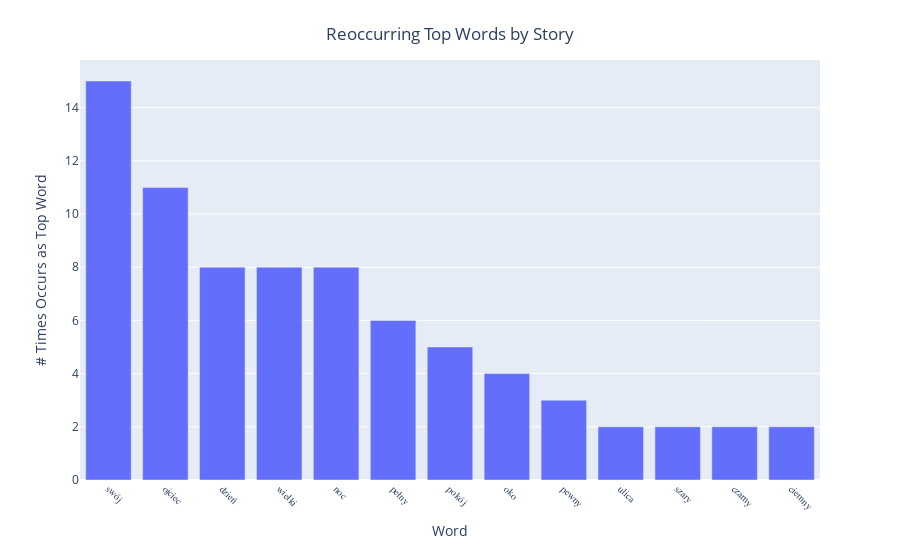

The cell this chart's notebook holds for it:
### Code cell
fig = px.bar(tw_df.sort_values(by='occurrence', ascending=False), x='word', y='occurrence')
fig.update_layout(
    title={
        'text': "Reoccurring Top Words by Story",
        'y':0.95,
        'x':0.50,
        'xanchor': 'center',
        'yanchor': 'top'
    })
fig.update_xaxes(title_text='Word', tickangle=45, tickfont=dict(family='Rockwell', size=10))
fig.update_yaxes(title_text='# Times Occurs as Top Word')
fig.show()

### Figure 1 — Plotly figure (JSON) as saved in the notebook; plotly's stock layout.template omitted (floating-point values rounded to 4 significant figures)
{"data": [{"alignmentgroup": "True", "hoverlabel": {"namelength": 0}, "hovertemplate": "word=%{x}<br>occurrence=%{y}", "legendgroup": "", "marker": {"color": "#636efa"}, "name": "", "offsetgroup": "", "orientation": "v", "showlegend": false, "textposition": "auto", "type": "bar", "x": ["swój", "ojciec", "dzień", "wielki", "noc", "pełny", "pokój", "oko", "pewny", "ulica", "szary", "czarny", "ciemny"], "xaxis": "x", "y": [15, 11, 8, 8, 8, 6, 5, 4, 3, 2, 2, 2, 2], "yaxis": "y"}], "layout": {"barmode": "relative", "legend": {"tracegroupgap": 0}, "margin": {"t": 60}, "title": {"text": "Reoccurring Top Words by Story", "x": 0.5, "xanchor": "center", "y": 0.95, "yanchor": "top"}, "xaxis": {"anchor": "y", "domain": [0, 1], "tickangle": 45, "tickfont": {"family": "Rockwell", "size": 10}, "title": {"text": "Word"}}, "yaxis": {"anchor": "x", "domain": [0, 1], "title": {"text": "# Times Occurs as Top Word"}}}}
